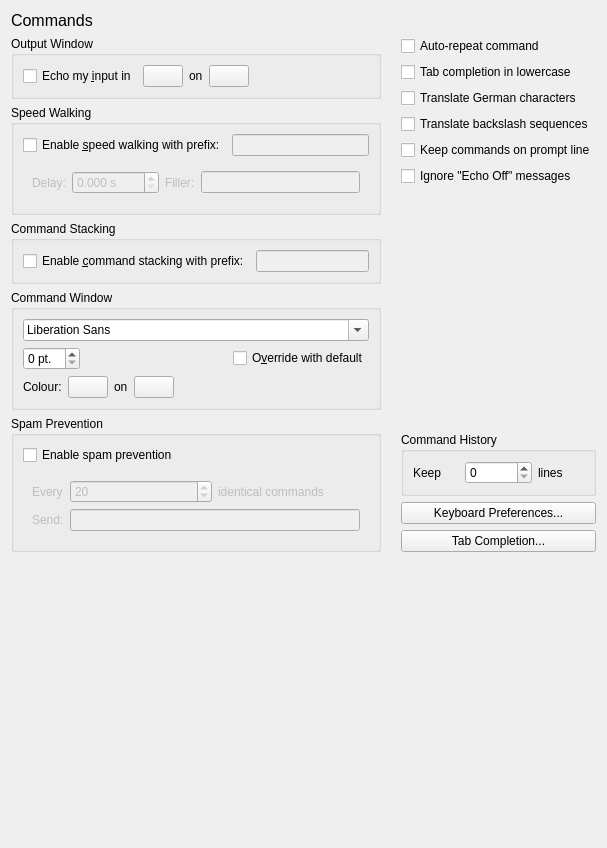
<?xml version="1.0" encoding="UTF-8"?>
<ui version="4.0">
 <class>PrefsCommands</class>
 <widget class="QWidget" name="PrefsCommands">
  <property name="geometry">
   <rect>
    <x>0</x>
    <y>0</y>
    <width>607</width>
    <height>848</height>
   </rect>
  </property>
  <property name="windowTitle">
   <string>Commands</string>
  </property>
  <layout class="QVBoxLayout" name="verticalLayout_2">
   <item>
    <widget class="QLabel" name="label_title">
     <property name="sizePolicy">
      <sizepolicy hsizetype="Preferred" vsizetype="Fixed">
       <horstretch>0</horstretch>
       <verstretch>0</verstretch>
      </sizepolicy>
     </property>
     <property name="font">
      <font>
       <pointsize>12</pointsize>
      </font>
     </property>
     <property name="text">
      <string>Commands</string>
     </property>
    </widget>
   </item>
   <item>
    <layout class="QHBoxLayout" name="_main">
     <property name="spacing">
      <number>20</number>
     </property>
     <item>
      <layout class="QVBoxLayout" name="_options">
       <property name="spacing">
        <number>6</number>
       </property>
       <item>
        <widget class="QGroupBox" name="_output_window">
         <property name="title">
          <string>Output Window</string>
         </property>
         <layout class="QHBoxLayout" name="horizontalLayout_2">
          <item>
           <widget class="QCheckBox" name="DisplayMyInput">
            <property name="text">
             <string>Echo my &amp;input in</string>
            </property>
           </widget>
          </item>
          <item>
           <widget class="ColorPickerButton" name="EchoColorsForeground">
            <property name="text">
             <string/>
            </property>
           </widget>
          </item>
          <item>
           <widget class="QLabel" name="EchoColorsBackground_label">
            <property name="text">
             <string>on</string>
            </property>
           </widget>
          </item>
          <item>
           <widget class="ColorPickerButton" name="EchoColorsBackground">
            <property name="text">
             <string/>
            </property>
           </widget>
          </item>
          <item>
           <spacer name="horizontalSpacer">
            <property name="orientation">
             <enum>Qt::Orientation::Horizontal</enum>
            </property>
            <property name="sizeHint" stdset="0">
             <size>
              <width>40</width>
              <height>20</height>
             </size>
            </property>
           </spacer>
          </item>
         </layout>
        </widget>
       </item>
       <item>
        <widget class="QGroupBox" name="_speed_walking">
         <property name="title">
          <string>Speed Walking</string>
         </property>
         <layout class="QVBoxLayout" name="verticalLayout_4">
          <item>
           <layout class="QHBoxLayout" name="_walk">
            <item>
             <widget class="QCheckBox" name="EnableSpeedWalk">
              <property name="text">
               <string>Enable &amp;speed walking with prefix:</string>
              </property>
             </widget>
            </item>
            <item>
             <widget class="QLineEdit" name="SpeedWalkPrefix">
              <property name="enabled">
               <bool>false</bool>
              </property>
             </widget>
            </item>
           </layout>
          </item>
          <item>
           <widget class="QWidget" name="_delay" native="true">
            <property name="enabled">
             <bool>false</bool>
            </property>
            <layout class="QHBoxLayout" name="horizontalLayout_6">
             <item>
              <widget class="QLabel" name="SpeedWalkDelay_label">
               <property name="text">
                <string>Delay:</string>
               </property>
              </widget>
             </item>
             <item>
              <widget class="QDoubleSpinBox" name="SpeedWalkDelay">
               <property name="suffix">
                <string> s</string>
               </property>
               <property name="decimals">
                <number>3</number>
               </property>
               <property name="maximum">
                <double>1000.000000000000000</double>
               </property>
              </widget>
             </item>
             <item>
              <widget class="QLabel" name="SpeedWalkFiller_label">
               <property name="text">
                <string>Filler:</string>
               </property>
              </widget>
             </item>
             <item>
              <widget class="QLineEdit" name="SpeedWalkFiller"/>
             </item>
            </layout>
           </widget>
          </item>
         </layout>
        </widget>
       </item>
       <item>
        <widget class="QGroupBox" name="_command_stacking">
         <property name="title">
          <string>Command Stacking</string>
         </property>
         <layout class="QHBoxLayout" name="horizontalLayout_3">
          <item>
           <widget class="QCheckBox" name="EnableCommandStack">
            <property name="text">
             <string>Enable &amp;command stacking with prefix:</string>
            </property>
           </widget>
          </item>
          <item>
           <widget class="QLineEdit" name="CommandStackCharacter">
            <property name="enabled">
             <bool>false</bool>
            </property>
            <property name="maxLength">
             <number>1</number>
            </property>
           </widget>
          </item>
         </layout>
        </widget>
       </item>
       <item>
        <widget class="QGroupBox" name="_command_window">
         <property name="title">
          <string>Command Window</string>
         </property>
         <layout class="QVBoxLayout" name="verticalLayout_5">
          <item>
           <widget class="QFontComboBox" name="InputFont">
            <property name="sizePolicy">
             <sizepolicy hsizetype="Minimum" vsizetype="Fixed">
              <horstretch>0</horstretch>
              <verstretch>0</verstretch>
             </sizepolicy>
            </property>
           </widget>
          </item>
          <item>
           <layout class="QHBoxLayout" name="_font_options">
            <item>
             <widget class="QSpinBox" name="InputFontSize">
              <property name="sizePolicy">
               <sizepolicy hsizetype="Fixed" vsizetype="Fixed">
                <horstretch>0</horstretch>
                <verstretch>0</verstretch>
               </sizepolicy>
              </property>
              <property name="suffix">
               <string> pt.</string>
              </property>
             </widget>
            </item>
            <item alignment="Qt::AlignmentFlag::AlignRight">
             <widget class="QCheckBox" name="UseDefaultInputFont">
              <property name="text">
               <string>O&amp;verride with default</string>
              </property>
             </widget>
            </item>
           </layout>
          </item>
          <item>
           <layout class="QHBoxLayout" name="_color">
            <item>
             <widget class="QLabel" name="InputColorsForeground_label">
              <property name="text">
               <string>Colour:</string>
              </property>
             </widget>
            </item>
            <item>
             <widget class="ColorPickerButton" name="InputColorsForeground">
              <property name="text">
               <string/>
              </property>
             </widget>
            </item>
            <item>
             <widget class="QLabel" name="InputColorsBackground_label">
              <property name="text">
               <string>on</string>
              </property>
             </widget>
            </item>
            <item>
             <widget class="ColorPickerButton" name="InputColorsBackground">
              <property name="text">
               <string/>
              </property>
             </widget>
            </item>
            <item>
             <spacer name="horizontalSpacer_3">
              <property name="orientation">
               <enum>Qt::Orientation::Horizontal</enum>
              </property>
              <property name="sizeHint" stdset="0">
               <size>
                <width>40</width>
                <height>20</height>
               </size>
              </property>
             </spacer>
            </item>
           </layout>
          </item>
         </layout>
        </widget>
       </item>
       <item>
        <widget class="QGroupBox" name="_spam_prevention">
         <property name="title">
          <string>Spam Prevention</string>
         </property>
         <layout class="QVBoxLayout" name="verticalLayout_6">
          <item>
           <widget class="QCheckBox" name="EnableSpamPrevention">
            <property name="text">
             <string>Enable spam prevention</string>
            </property>
           </widget>
          </item>
          <item>
           <widget class="QWidget" name="_spam_options" native="true">
            <property name="enabled">
             <bool>false</bool>
            </property>
            <layout class="QFormLayout" name="formLayout">
             <item row="1" column="0">
              <widget class="QLabel" name="SpamMessage_label">
               <property name="text">
                <string>Send:</string>
               </property>
              </widget>
             </item>
             <item row="1" column="1">
              <widget class="QLineEdit" name="SpamMessage"/>
             </item>
             <item row="0" column="0">
              <widget class="QLabel" name="SpamLineCount_label">
               <property name="text">
                <string>Every</string>
               </property>
              </widget>
             </item>
             <item row="0" column="1">
              <layout class="QHBoxLayout" name="_spam_line_count">
               <item>
                <widget class="QSpinBox" name="SpamLineCount">
                 <property name="maximum">
                  <number>1000</number>
                 </property>
                 <property name="value">
                  <number>20</number>
                 </property>
                </widget>
               </item>
               <item>
                <widget class="QLabel" name="SuffixSpamLine_label">
                 <property name="text">
                  <string>identical commands</string>
                 </property>
                </widget>
               </item>
              </layout>
             </item>
            </layout>
           </widget>
          </item>
         </layout>
        </widget>
       </item>
      </layout>
     </item>
     <item>
      <layout class="QVBoxLayout" name="_checkboxes">
       <property name="spacing">
        <number>6</number>
       </property>
       <item>
        <widget class="QCheckBox" name="AutoRepeat">
         <property name="text">
          <string>Auto-repeat command</string>
         </property>
        </widget>
       </item>
       <item>
        <widget class="QCheckBox" name="LowerCaseTabCompletion">
         <property name="text">
          <string>Tab completion in lowercase</string>
         </property>
        </widget>
       </item>
       <item>
        <widget class="QCheckBox" name="TranslateGerman">
         <property name="text">
          <string>Translate German characters</string>
         </property>
        </widget>
       </item>
       <item>
        <widget class="QCheckBox" name="TranslateBackslashSequences">
         <property name="text">
          <string>Translate backslash sequences</string>
         </property>
        </widget>
       </item>
       <item>
        <widget class="QCheckBox" name="KeepCommandsOnSameLine">
         <property name="text">
          <string>Keep commands on prompt line</string>
         </property>
        </widget>
       </item>
       <item>
        <widget class="QCheckBox" name="NoEchoOff">
         <property name="text">
          <string>Ignore &quot;Echo Off&quot; messages</string>
         </property>
        </widget>
       </item>
       <item>
        <spacer name="verticalSpacer_2">
         <property name="orientation">
          <enum>Qt::Orientation::Vertical</enum>
         </property>
         <property name="sizeHint" stdset="0">
          <size>
           <width>20</width>
           <height>40</height>
          </size>
         </property>
        </spacer>
       </item>
       <item>
        <widget class="QGroupBox" name="groupBox_6">
         <property name="title">
          <string>Command History</string>
         </property>
         <layout class="QHBoxLayout" name="horizontalLayout_10">
          <item>
           <widget class="QLabel" name="HistoryLines_label">
            <property name="text">
             <string>Keep</string>
            </property>
            <property name="buddy">
             <cstring>HistoryLines</cstring>
            </property>
           </widget>
          </item>
          <item>
           <widget class="QSpinBox" name="HistoryLines">
            <property name="maximum">
             <number>100000</number>
            </property>
           </widget>
          </item>
          <item>
           <widget class="QLabel" name="SuffixHistoryLines_label">
            <property name="text">
             <string>lines</string>
            </property>
           </widget>
          </item>
         </layout>
        </widget>
       </item>
       <item>
        <widget class="QPushButton" name="keyboard_preferences_button">
         <property name="text">
          <string>Keyboard Preferences...</string>
         </property>
        </widget>
       </item>
       <item>
        <widget class="QPushButton" name="tab_completion_button">
         <property name="text">
          <string>Tab Completion...</string>
         </property>
        </widget>
       </item>
      </layout>
     </item>
    </layout>
   </item>
   <item>
    <spacer name="verticalSpacer">
     <property name="orientation">
      <enum>Qt::Orientation::Vertical</enum>
     </property>
     <property name="sizeHint" stdset="0">
      <size>
       <width>20</width>
       <height>40</height>
      </size>
     </property>
    </spacer>
   </item>
  </layout>
 </widget>
 <customwidgets>
  <customwidget>
   <class>ColorPickerButton</class>
   <extends>QPushButton</extends>
   <header>colorpickerbutton.h</header>
  </customwidget>
 </customwidgets>
 <resources/>
 <connections>
  <connection>
   <sender>UseDefaultInputFont</sender>
   <signal>toggled(bool)</signal>
   <receiver>InputFont</receiver>
   <slot>setDisabled(bool)</slot>
   <hints>
    <hint type="sourcelabel">
     <x>205</x>
     <y>385</y>
    </hint>
    <hint type="destinationlabel">
     <x>214</x>
     <y>356</y>
    </hint>
   </hints>
  </connection>
  <connection>
   <sender>UseDefaultInputFont</sender>
   <signal>toggled(bool)</signal>
   <receiver>InputFontSize</receiver>
   <slot>setDisabled(bool)</slot>
   <hints>
    <hint type="sourcelabel">
     <x>267</x>
     <y>388</y>
    </hint>
    <hint type="destinationlabel">
     <x>118</x>
     <y>396</y>
    </hint>
   </hints>
  </connection>
  <connection>
   <sender>EnableSpeedWalk</sender>
   <signal>toggled(bool)</signal>
   <receiver>SpeedWalkPrefix</receiver>
   <slot>setEnabled(bool)</slot>
   <hints>
    <hint type="sourcelabel">
     <x>232</x>
     <y>159</y>
    </hint>
    <hint type="destinationlabel">
     <x>274</x>
     <y>169</y>
    </hint>
   </hints>
  </connection>
  <connection>
   <sender>EnableSpamPrevention</sender>
   <signal>toggled(bool)</signal>
   <receiver>_spam_options</receiver>
   <slot>setEnabled(bool)</slot>
   <hints>
    <hint type="sourcelabel">
     <x>261</x>
     <y>508</y>
    </hint>
    <hint type="destinationlabel">
     <x>238</x>
     <y>558</y>
    </hint>
   </hints>
  </connection>
  <connection>
   <sender>EnableCommandStack</sender>
   <signal>toggled(bool)</signal>
   <receiver>CommandStackCharacter</receiver>
   <slot>setEnabled(bool)</slot>
   <hints>
    <hint type="sourcelabel">
     <x>260</x>
     <y>286</y>
    </hint>
    <hint type="destinationlabel">
     <x>287</x>
     <y>283</y>
    </hint>
   </hints>
  </connection>
  <connection>
   <sender>EnableSpeedWalk</sender>
   <signal>toggled(bool)</signal>
   <receiver>_delay</receiver>
   <slot>setEnabled(bool)</slot>
   <hints>
    <hint type="sourcelabel">
     <x>122</x>
     <y>160</y>
    </hint>
    <hint type="destinationlabel">
     <x>63</x>
     <y>185</y>
    </hint>
   </hints>
  </connection>
 </connections>
</ui>
